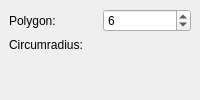
     <widget class="QWidget" name="page_regularPolygon">
      <layout class="QGridLayout" name="_26">
       <property name="margin">
        <number>9</number>
       </property>
       <property name="spacing">
        <number>6</number>
       </property>
       <item row="0" column="0">
        <layout class="QGridLayout" name="_27">
         <property name="margin">
          <number>0</number>
         </property>
         <property name="spacing">
          <number>6</number>
         </property>
         <item row="0" column="0">
          <widget class="QLabel" name="labelRegularPolygonPolygon">
           <property name="text">
            <string>Polygon:</string>
           </property>
          </widget>
         </item>
         <item row="0" column="1">
          <widget class="QSpinBox" name="regularPolygonPolygon">
           <property name="minimum">
            <number>3</number>
           </property>
           <property name="maximum">
            <number>1000</number>
           </property>
           <property name="value">
            <number>6</number>
           </property>
          </widget>
         </item>
         <item row="1" column="0">
          <widget class="QLabel" name="labelRegularPolygonCircumradius">
           <property name="text">
            <string>Circumradius:</string>
           </property>
          </widget>
         </item>
         <item row="1" column="1">
          <widget class="Gui::QuantitySpinBox" name="regularPolygonCircumradius" native="true">
           <property name="unit" stdset="0">
            <string notr="true">mm</string>
           </property>
           <property name="value" stdset="0">
            <double>2.000000000000000</double>
           </property>
          </widget>
         </item>
        </layout>
       </item>
       <item row="1" column="0">
        <spacer>
         <property name="orientation">
          <enum>Qt::Vertical</enum>
         </property>
         <property name="sizeHint" stdset="0">
          <size>
           <width>0</width>
           <height>0</height>
          </size>
         </property>
        </spacer>
       </item>
      </layout>
     </widget>
